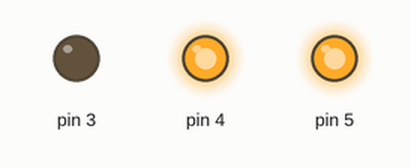
The sketch below on a simulated Arduino Uno, built with avr-gcc and run on an emulated ATmega328P. Shown: output pins drawn as LEDs (lit = HIGH).

Above: at 0.5 s.
At 3.5 s:
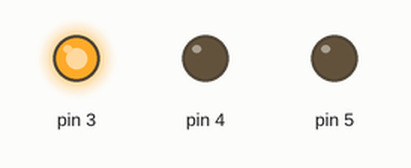
Timing chart, 0 to 4.6 s (numbered marks = the images above):
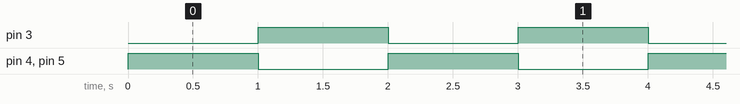

The sketch:

led_blink.ino
```cpp
/*
  Multi-LED Blink (Alternating Pattern)
  ----------------------------------------
  Controls 3 LEDs connected to digital pins 3, 4, and 5 on an Arduino Uno.
  The LEDs alternate between two states every 1 second, creating a simple
  blinking pattern.

  Circuit:
    - LED 1 -> Pin 4 (+ resistor to GND)
    - LED 2 -> Pin 5 (+ resistor to GND)
    - LED 3 -> Pin 3 (+ resistor to GND)

  Built and simulated in Tinkercad, then tested on real Arduino Uno
  hardware with a LED (pin-based logic identical, simplified
  circuit).
*/

void setup()
{
  pinMode(4, OUTPUT);
  pinMode(5, OUTPUT);
  pinMode(3, OUTPUT);
}

void loop()
{
  // State 1: LEDs on pins 4 and 5 ON, pin 3 OFF
  digitalWrite(4, HIGH);
  digitalWrite(3, LOW);
  digitalWrite(5, HIGH);
  delay(1000); // Wait for 1000 milliseconds (1 second)

  // State 2: LEDs on pins 4 and 5 OFF, pin 3 ON
  digitalWrite(4, LOW);
  digitalWrite(3, HIGH);
  digitalWrite(5, LOW);
  delay(1000); // Wait for 1000 milliseconds (1 second)
}
```

Measured:
- by itself, pin 3–5: alternates HIGH for 1.0 s and LOW for 1.0 s
